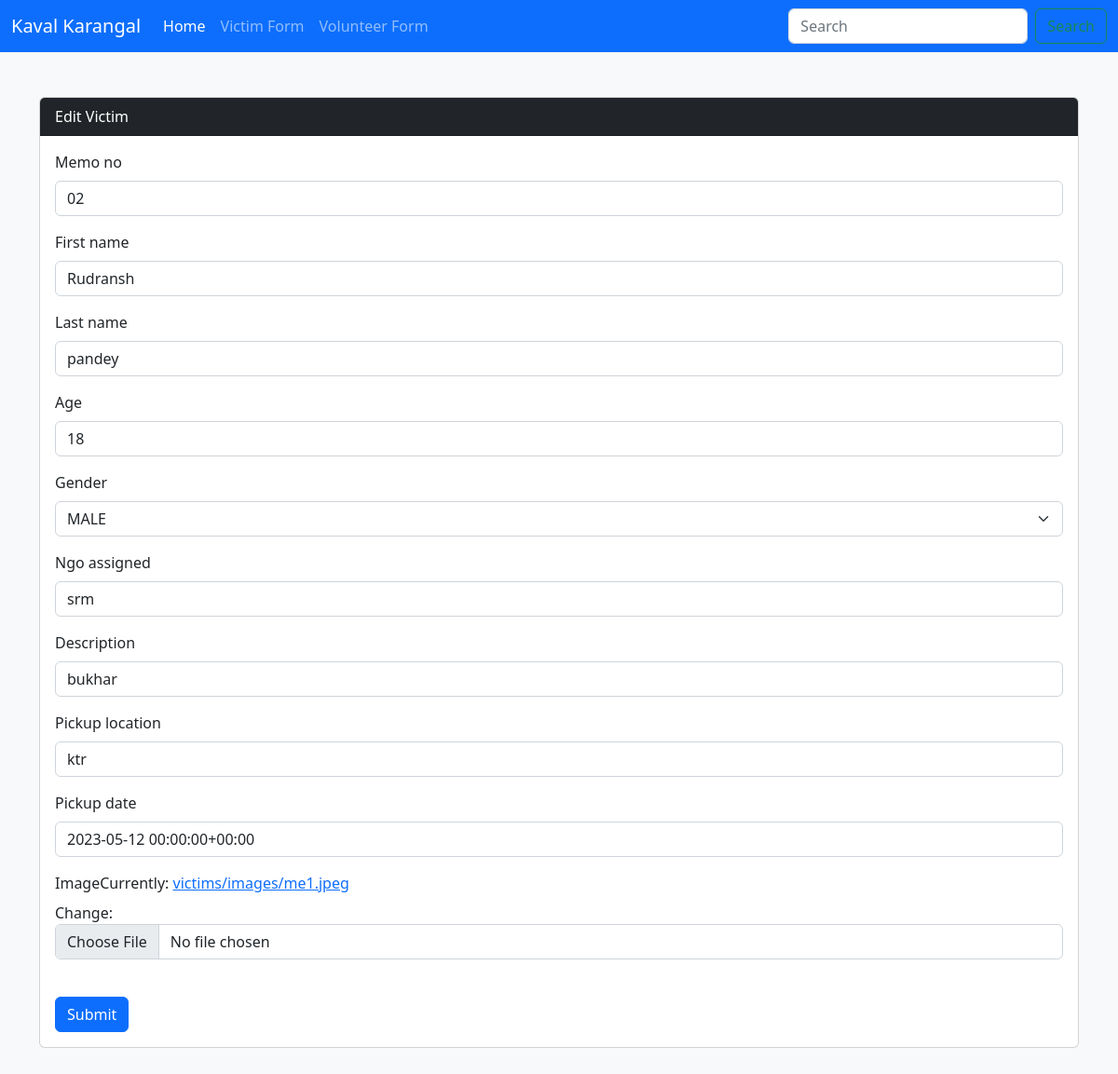
Screenshot of /victims/update/6/ with the database file from the repository.
### victims/models.py (models this page shows, shortened)
class All_profiles(models.Model):
    GENDER_LISTS=(
        ('MALE','MALE'),
        ('FEMALE','FEMALE'),
        ('OTHER','OTHER')
    )
    memo_no = models.CharField(max_length=50,default="",blank =True)
    first_name = models.CharField(max_length=50,default="",blank=True)
    last_name = models.CharField(max_length=50, default="", blank=True)
    age = models.IntegerField()
    gender = models.CharField(max_length=20,choices=GENDER_LISTS)
    ngo_assigned = models.CharField(max_length=100,default="",blank=True)
    description = models.CharField(max_length=1000)
    pickup_location = models.CharField(max_length=1000, default="", blank=True)
    pickup_date = models.DateTimeField()
    Image = models.ImageField(upload_to="victims/images",default="")
    class Meta:
        verbose_name = "All Profile"

### victims/views.py (the view)
# urls.py: path("update/<int:pk>/",update_view,name="update_view"),
def update_view(request, pk):
    object = get_object_or_404(All_profiles,pk=pk)  # Use the passed pk argument instead of hardcoding it
    if request.method == "POST":
        form = AllProfileForm(request.POST, request.FILES, instance=object)
        if form.is_valid():
            form.save()
            return redirect(reverse("victims:index"))
    else:
        form = AllProfileForm(instance=object)
    return render(request,"victims/update.html", {"form": form, "object": object})

### victims/forms.py
class AllProfileForm(forms.ModelForm):
    pickup_date = forms.DateField(widget=DatePickerInput())
    class Meta:
        model = All_profiles
        fields = "__all__"

### victims/templates/victims/update.html (shortened to what this page needs)
{% extends "layout/base.html" %}
{% load django_bootstrap5 %}
{% block content %}
<div class="container my-5">
    <div class="card">
        <div class="card-header bg-dark text-white ">Edit Victim</div>
        <div class="card-body">
            <form novalidate method="post" enctype="multipart/form-data">
                {% bootstrap_form form %}
                <input class="btn btn-primary mt-4" type="submit" value="Submit">
            </form>
        </div>
        </div>
    </div>
{% endblock %}

### rows the page displays
All_profiles: memo_no "02", first_name "Rudransh", last_name "pandey", age "18", gender "MALE", ngo_assigned "srm", description "bukhar", pickup_location "ktr", pickup_date "2023-05-12 00:00:00+00:00"
